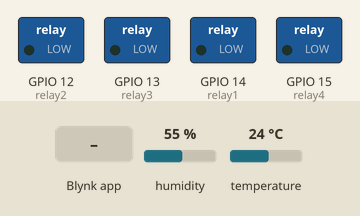
Simulated run of this sketch. Board: ESP8266 (NodeMCU). Parts: switched loads named in the sketch (green lamp = pin HIGH). Inputs (shaded band) come from the test bench; at power-on: temperature 24 °C, humidity 55 %. WiFi joins after 1.5 s; servers stay silent unless stated; what the sketch prints to the serial monitor is not drawn.

Above: at 3.0 s.
3.1 s: Blynk app writes 0 to V0
At 4.8 s:
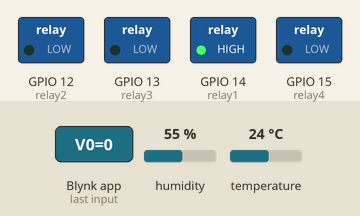
6.7 s: Blynk app writes 0 to V1
At 10.0 s:
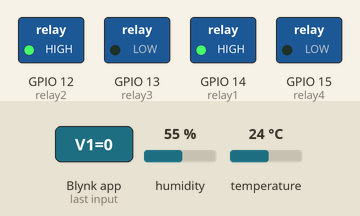
10.3 s: temperature set to 34.6 °C
13.9 s: temperature set to 35.6 °C
At 17.5 s:
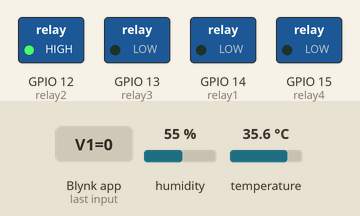
17.8 s: Blynk app writes 0 to V2
At 19.9 s:
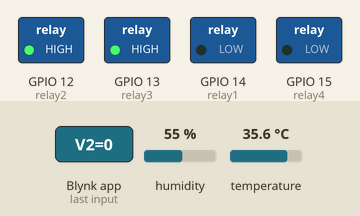
21.4 s: Blynk app writes 1 to V1
At 25.3 s:
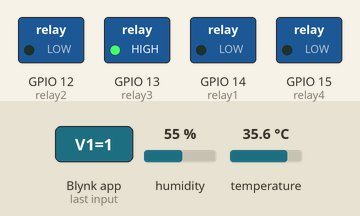
Timing chart, 0 to 26.3 s (numbered marks = the images above; inputs shaded):
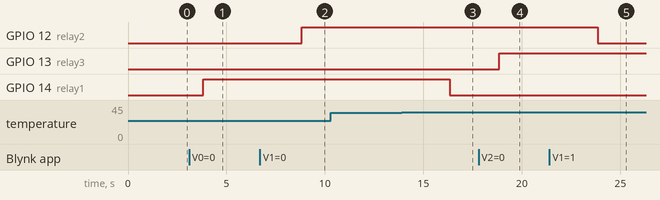

The sketch:

iot_home_automation.ino
```cpp
#define BLYNK_PRINT Serial
#define BLYNK_TEMPLATE_ID "TMPLCe049LZ-"
#define BLYNK_DEVICE_NAME "Relay ONOFF" //project name
#define BLYNK_AUTH_TOKEN "4huHcF0DP00YX091AhRe3rZz8oQYULsY" //authentication token

#include <ESP8266WiFi.h>
#include <BlynkSimpleEsp8266.h>
#include <DHT.h> //dht22 temp and humidity sensor header file

#define DHTTYPE DHT22
#define DHTPIN 2 //D4 pin of ESP8266
DHT dht(DHTPIN,DHTTYPE);

BlynkTimer timer;

int relay1 = 14; //D5 pin of ESP8266
int relay2 = 12; //D6 pin of ESP8266
int relay3 = 13; //D7 pin of ESP8266
int relay4 = 15; //D8 pin of ESP8266

char ssid[] = "SensorLab12";//wifi name
char pass[] = "project302623";//wifi password

void setup()
{
  Serial.begin(115200);
  dht.begin();
  Serial.println("started");
  pinMode(relay1,OUTPUT);
  pinMode(relay2,OUTPUT);
  pinMode(relay3,OUTPUT);
  pinMode(relay4,OUTPUT);
  Blynk.begin(BLYNK_AUTH_TOKEN, ssid, pass);
  Serial.println("connected");
}

void loop()
{
  delay(2000);
  float t = dht.readTemperature();
  Serial.println(t);
  if(t > 35.0) digitalWrite(relay1, LOW);
  Blynk.virtualWrite(V4, t);
  Blynk.run();
  delay(500);
}

BLYNK_WRITE(V0) {

  int pinValue = param.asInt(); // Assigning incoming value from pin V3 to a variable
  Serial.print(pinValue);
  if (pinValue == 1) {
    digitalWrite(relay1, LOW);
  }
  if(pinValue == 0)
  {
    digitalWrite(relay1, HIGH);
  }
}
BLYNK_WRITE(V1) {
  int pinValue = param.asInt(); // Assigning incoming value from pin V3 to a variable
  Serial.print(pinValue);
  if (pinValue == 1) {
    digitalWrite(relay2, LOW);
  }
  if(pinValue == 0)
  {
    digitalWrite(relay2, HIGH);
  }
}
BLYNK_WRITE(V2) {
  int pinValue = param.asInt(); // Assigning incoming value from pin V3 to a variable
  Serial.print(pinValue);
  if (pinValue == 1) {
    digitalWrite(relay3, LOW);
  }
  if(pinValue == 0)
  {
    digitalWrite(relay3, HIGH);
  }
}
BLYNK_WRITE(V3) {
  int pinValue = param.asInt(); // Assigning incoming value from pin V3 to a variable
  Serial.print(pinValue);
  if (pinValue == 1) {
    digitalWrite(relay4, LOW);
  }
  if(pinValue == 0)
  {
    digitalWrite(relay4, HIGH);
  }
}
```

Measured:
- the behaviour switches between 35 and 35.1 °C on temperature (found by bisection; images 2 and 3)
- after the input at 3.1 s, GPIO 14 (relay1): LOW → HIGH after 0.71 s
- after the input at 6.7 s, GPIO 12 (relay2): LOW → HIGH after 2.1 s
- after the input at 10.3 s, every drawn part: stays the same
- after the input at 13.9 s, GPIO 14 (relay1): HIGH → LOW after 2.4 s
- after the input at 17.8 s, GPIO 13 (relay3): LOW → HIGH after 1.0 s
- after the input at 21.4 s, GPIO 12 (relay2): HIGH → LOW after 2.5 s
